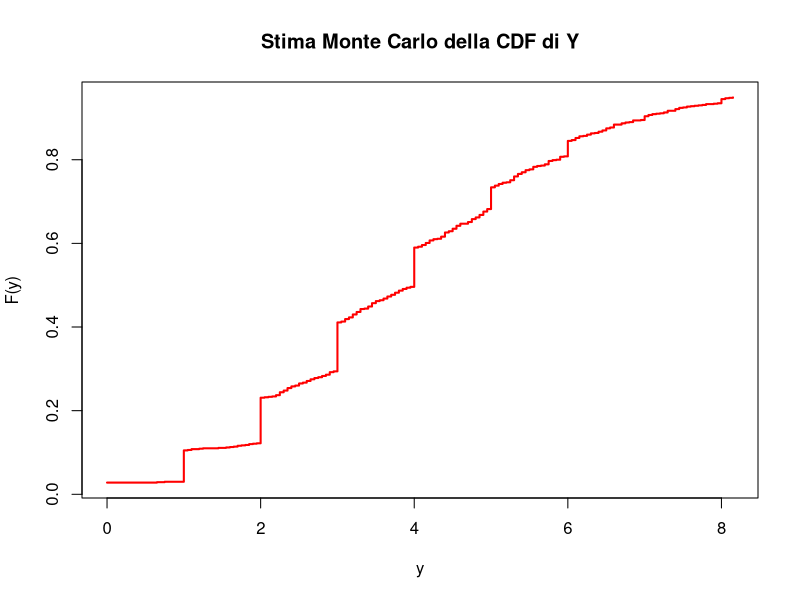
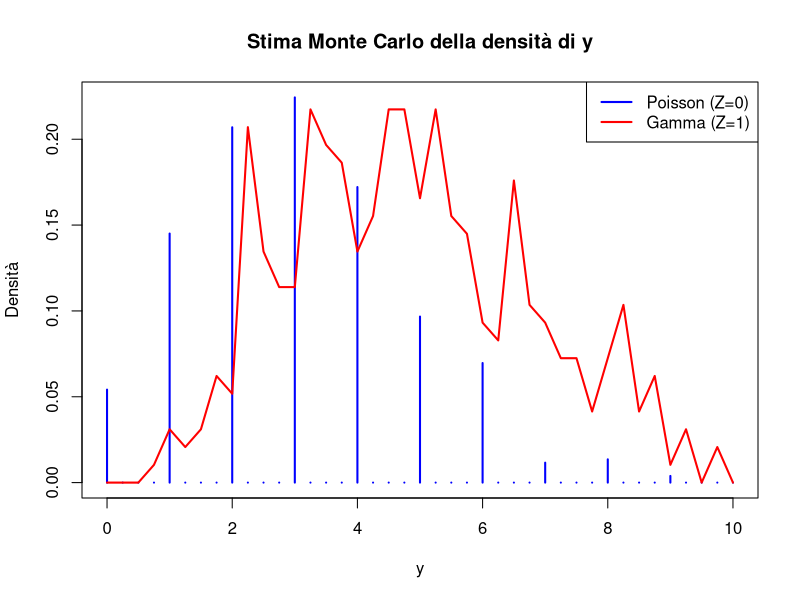
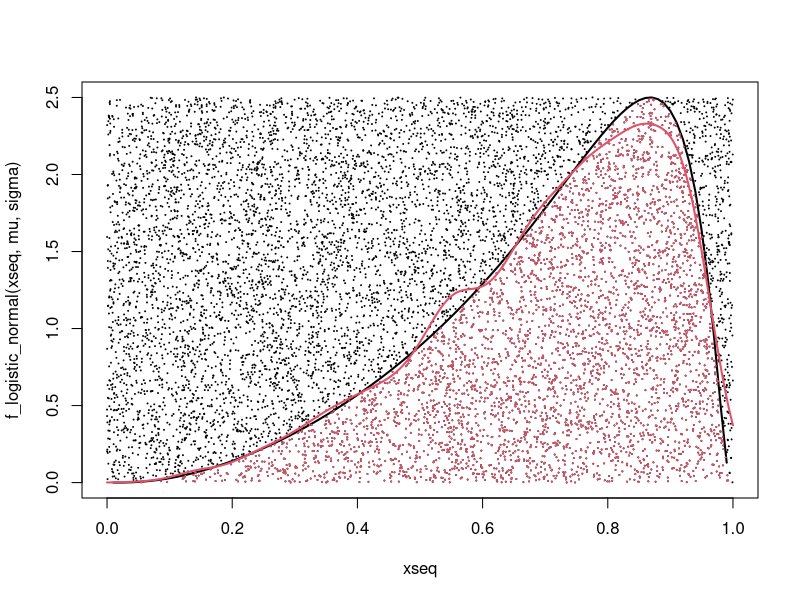
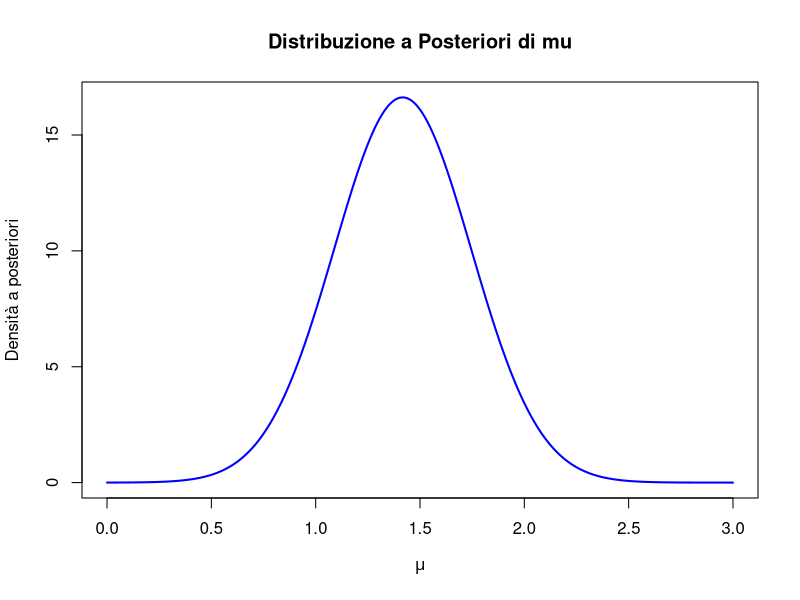
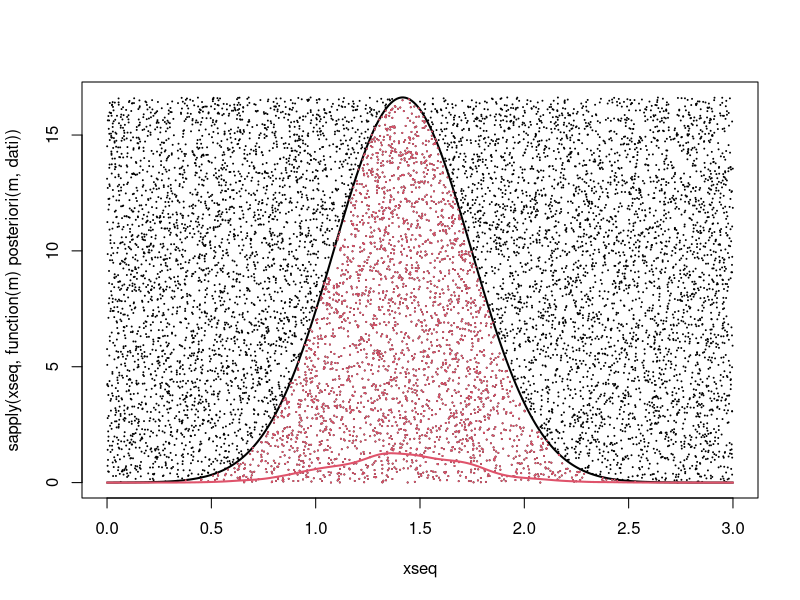
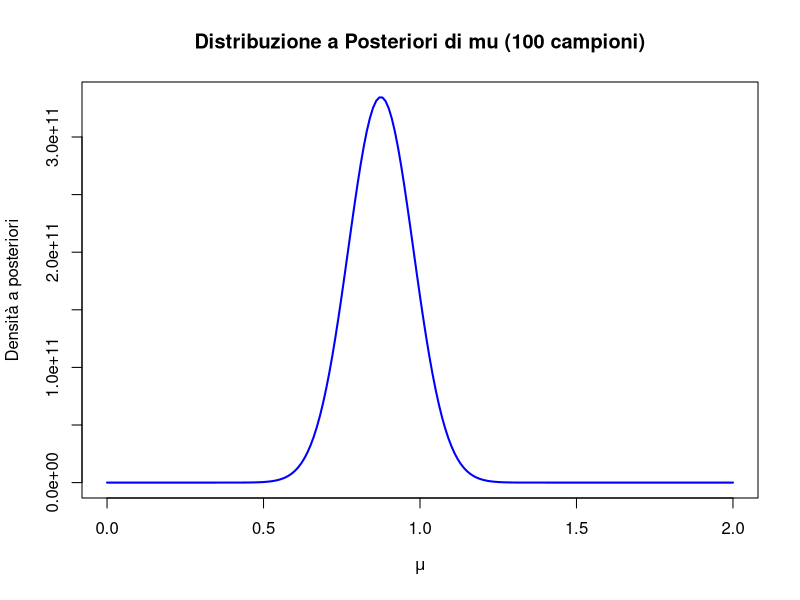
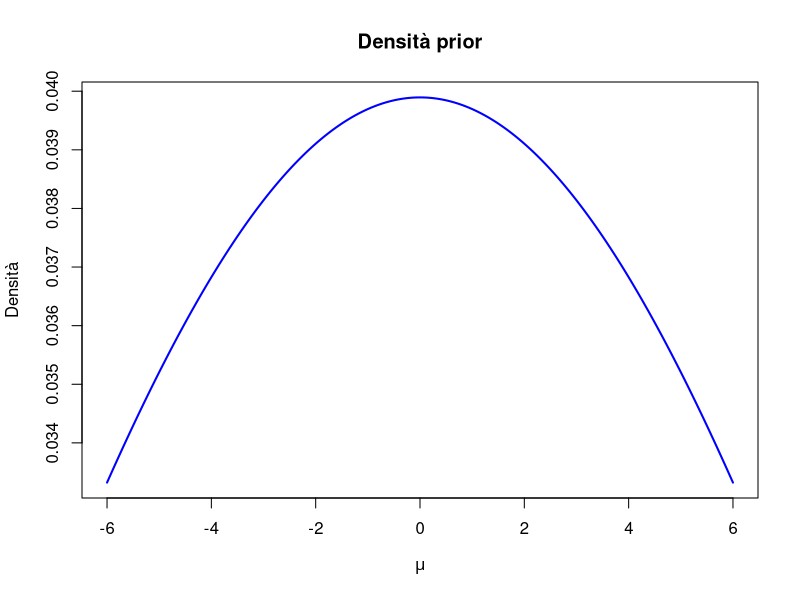
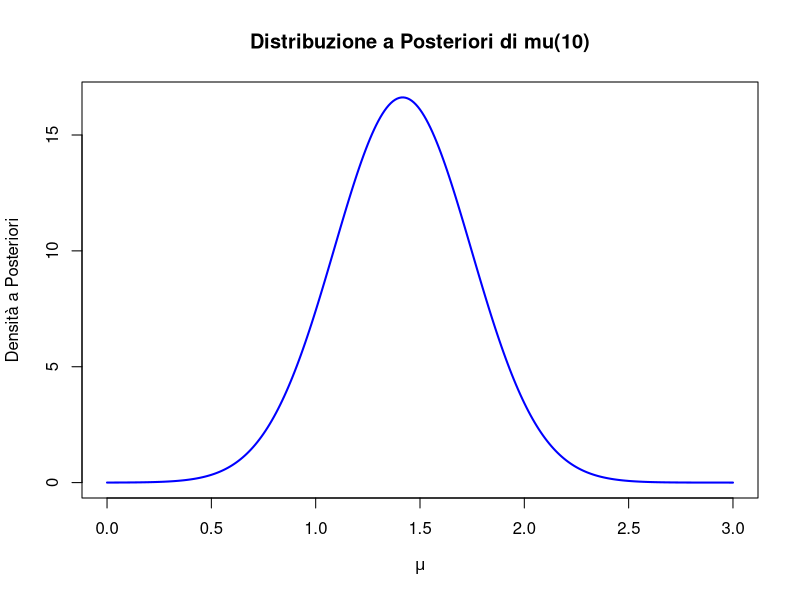

Recreate these plots in R, in order.
# Esercizio 1
rm(list = ls()) #pulisco l'enviroment

#Impostiamo il seed
set.seed(295706) 

#Impostiamo i parametri
a <- runif(1,2.5,5.5)
b <- 1
p <- 0.5
lambda <- runif(1,2,4)
n_campioni <- 1000 

#Punto 1
Z <- rbinom(n_campioni,1,p) #mettendo la size=1 posso generare un campione di una bernoulli con probabilità p
Y <- c() #creo vettore y vuoto
for (i in 1:n_campioni) { #per ogni campione verifico se è uguale a zero o ad 1 
  if(Z[i]==0){
    Y[i] <- rpois(1,lambda)#se è uguale a 0 calcolo un campione rispetto ad una poisson
  }
  else{
    Y[i] <- rgamma(1,a,b)#se è uguale a 1 calcolo un campione rispetto ad una gamma
  }
}
yseq <- seq(0,quantile(Y, 0.95),0.05)#genero la sequenza per visualizzare al meglio la cdf sul grafico (ho fatto alcune prove e credo che questa sia un'ottima sequenza)
cdf_Y <- ecdf(Y)(yseq) #comando per calcolare la cdf
plot(yseq, cdf_Y, main = "Stima Monte Carlo della CDF di Y", xlab = "y", ylab = "F(y)", col = "red", lwd = 2, type = "s")#comando per plottare

#Punto 2
intervallo <- c(3.5, 4.5)
prob_Y1 <- (sum(Y >= intervallo[1] & Y <= intervallo[2]))/ n_campioni#calcolo quanti campioni di Y sono presenti nell'intervallo e divido per il numero totale di campioni
Y_Z0 <- Y[Z == 0]#memorizzo le posizioni dove z=0 e dopodiche salvo nel vettore y_z0 i corrispettivi valori di y
prob_Y2 <- (sum(Y_Z0 >= intervallo[1] & Y_Z0 <= intervallo[2]))/ length(Y_Z0)#calcolo quanti campioni di Y_z0 sono presenti nell'intervallo e divido per il numero totale di campioni di y_z0
var_Y1 <- prob_Y1 *(1-prob_Y1)/n_campioni#per calcolare la varianza dello stimatore uso che la varianza per una variabile bernoulliana si calcola con p(1-p)/n, dove p è la probabilità appena calcolata 
var_Y2 <- prob_Y2 *(1-prob_Y2)/length(Y_Z0)

#Punto 3
intervallo2 <- c(1.5, 3.5)
f_marginale_intervallo <- (sum(Y >= intervallo2[1] & Y <= intervallo2[2]))/ n_campioni#calcolo la probabilità che i campioni di y cadano nell'intervallo
f_marginale_z0 <- (sum(Z==0))/ n_campioni#calcolo la probabilità di avere 0 nel campione z
f_marginale_z1 <- (sum(Z==1))/ n_campioni#calcolo la probabilità di avere 1 nel campione z
f_condizionata_z0 <- (sum(Y_Z0 >= intervallo2[1] & Y_Z0 <= intervallo2[2]))/ length(Y_Z0)#calcolo la probabilità di avere dei valori di y nell'intervallo condizionato che z=0
Y_Z1 <- Y[Z == 1]#trovo i valori y generati da valori z=1
f_condizionata_z1 <- (sum(Y_Z1 >= intervallo2[1] & Y_Z1 <= intervallo2[2]))/ length(Y_Z1)#calcolo la probabilità di avere dei valori di y nell'intervallo condizionato che z=1
prob_Z0_cond <- f_condizionata_z0*f_marginale_z0/f_marginale_intervallo#applico la formula di bayes in entrambi i casi
prob_Z1_cond <- f_condizionata_z1*f_marginale_z1/f_marginale_intervallo

#Punto 4
quantili <- c(0.1, 0.2, 0.5, 0.75)
quantili_Y <- quantile(Y,quantili)#con la funzione quantile calcolo i valori del campione corrispondenti alle varie probabilità
quantili_Z <- quantile(Z,quantili)

#Punto 5
y_punti <- seq(0, 10, by = 0.25)#creo i punti
densita_poisson <- c()
densita_gamma <- c()
for (i in 1:length(y_punti)) {
  densita_poisson[i] <- sum(Y_Z0 == y_punti[i]) / length(Y_Z0)#calcolo la probabilità di osservare ogni punto rispetto al campione Y
}
for (i in 1:length(y_punti)) {
  densita_gamma[i] <- sum(abs(Y_Z1 - y_punti[i]) < 0.1) / (length(Y_Z1) * 0.2 ) #uguale a sopra solo che essendo continui, devo usare una tolleranza(0.1) e dividere per l'ampiezza dell'intervallo(0.2) 
}
plot(y_punti, densita_poisson,type = "h",  col = "blue", lwd = 2, xlab = "y", ylab = "Densità", main = "Stima Monte Carlo della densità di y", ylim = c(0, max(densita_poisson, densita_gamma)))#plotto facendo degli aggiustamenti sull asse y
lines(y_punti, densita_gamma, type = "l", col = "red", lwd = 2)
legend("topright", legend = c("Poisson (Z=0)", "Gamma (Z=1)"), col = c("blue", "red"), lty = c(1, 1), lwd = 2)








#Esercizio 2
rm(list = ls())

#Impostiamo il seed
set.seed(295706)

#Impostiamo i parametri
mu <- runif(1,-1.5,1.5)
sigma <- runif(1,0.5,1.5)
a <- 0
b <- 1

#Scriviamo la funzione
logit <- function(x) {
  log(x / (1 - x))
}
f_logistic_normal <- function(x, mu, sigma) {
  return((1 / (x * (1 - x) * sqrt(2 * pi * sigma))) * 
             exp(-((logit(x) - mu)^2) / (2 * sigma)))
}

#Punto 1
max_ln <- function(x) {
  -f_logistic_normal(x, mu, sigma)# Usiamo il segno negativo per trovare il massimo con optimize
}
result <- optimize(max_ln, interval = c(0.01, 0.99)) # Evitiamo i bordi 0 e 1
M_p1 <- result$minimum#Abbiamo trovato le cordinate del nostro massimo
M1 <- -result$objective
ndati <- 10
dati <- c()
i <- 1
while(i<=ndati){#ora calcolo 10 campioni come richiesta
  y <- runif(1,a,b)#simulo due variabili uniformi nello spazio [a,b]x[0,M1]
  u <- runif(1,0,M1)
  if(u < f_logistic_normal (y,mu,sigma)){#condizione degli algoritmi accept-reject
    dati[i] <- y
    i <- i+1
  }
}#al termine di questo ciclo avremo ottenuto il nostro campione di 10 dati
nsim <- 10000
y <- runif(nsim, a,b)
u <- runif(nsim, 0,M1)
X = y [u < f_logistic_normal (y,mu,sigma)]
U_X = u[u < f_logistic_normal (y,mu,sigma)]#questa parte serve solo a mostrare che su 10000 simulazioni ne vengono accettate più 1000 come richiesto nelle regole dell'homework
cat("Numero di simulazioni accettate su 10000 simulazioni:",length(X),"\n")
xseq = seq (0 ,1 , by =0.01)
plot (xseq , f_logistic_normal(xseq,mu,sigma) , ylim =c (0 , M1) ,type ="l ", lwd =2)
points (y,u , pch =20 , cex = 0.1)
points (X ,U_X , pch =20 , cex = 0.1 , col =2)
lines ( density (X , from =0 , to = 1) , col =2 , lwd =2)#infine vengono mostrate visivamente le 10000 simulazioni

#Punto 2
prior_mu <- function(m) {#creiamo la funzione a priori della media
  dnorm(m,0,sqrt(100))
}
verosomiglianza <- function(m,x) {#creiamo la verosomiglianza
  verosomiglianza_valori <- sapply(x, function(z) {
    log(f_logistic_normal(z, m, sigma))})   #utilizzo sapply in modo che ad ogni valore di x(dati) venga calcolata la logistic normal, calcolo la log verosomiglianza per problemi relativi ai dati
  return(exp(sum(verosomiglianza_valori)))#essendo che usiamo la log-verosomiglianza sarebbe exp(logA+logB)=exp(logA)*exp(logB)=A*B quindi prodotto tra verosomiglianze
}
posteriori <- function(m,x){#scriviamo la posteriori che ha come parametro incognito mu mentre x sono i campioni precedentemente calcolati 
  return(prior_mu(m)*verosomiglianza(m,x))
}
xseq <- seq(0,3,0.01)
posteriori_valori <- sapply(xseq, function(m) posteriori(m, dati))#calcolo i corrispondenti valori di densità per ogni valore di mu
plot(xseq, posteriori_valori, type = "l", col = "blue", lwd = 2,
     main = "Distribuzione a Posteriori di mu", xlab = expression(mu), ylab = "Densità a posteriori") #disegno graficamente la densita a posteriori

max_post <- function(m) {
  -posteriori(m,dati)# Usiamo il segno negativo per trovare il massimo con optimize
}
result <- optimize(max_post, interval = c(0.01, 2.99)) 
M_p2 <- result$minimum
M2 <- -result$objective#svolgo come nel punto precedente per trovare il massimo della funzione
y <- runif(nsim, 0,3)#scelgo 0 3 come intervallo osservato dal grafico
u <- runif(nsim, 0,M2)
X = y [u < sapply(y, function(m) posteriori(m, dati))]#campione accettato
U_X = u[u < sapply(y, function(m) posteriori(m, dati))]#seleziono i parametri che rispettano i vincoli dell accept reject
xseq = seq (0 ,3 ,0.01)
plot (xseq , sapply(xseq, function(m) posteriori(m, dati)) , ylim =c (0 , M2) ,type ="l ", lwd =2)
points (y,u , pch =20 , cex = 0.1)
points (X ,U_X , pch =20 , cex = 0.1 , col =2)
lines ( density (X , from =0 , to = 3) , col =2 , lwd =2)#disegno come il punto precedente
cat("Numero di simulazioni accettate su 10000 simulazioni:",length(X),"\n")#soddisfo i 1000 campioni accettati 

#Punto 3
n <- 100
dati2 <- c()
i <- 1
while(i<=n){#ora calcolo 100 campioni come richiesta
  y <- runif(1,a,b)
  u <- runif(1,0,M1)
  if(u < f_logistic_normal (y,mu,sigma)){#condizione degli algoritmi accept-reject
    dati2[i] <- y
    i <- i+1
  }
}#otteniamo 100 campioni della logistic normal

xseq <- seq(0,2,0.01)
posteriori_valori <- sapply(xseq, function(m) posteriori(m, dati2))#calcolo i corrispondenti valori di densità per ogni valore di mu
plot(xseq, posteriori_valori, type = "l", col = "blue", lwd = 2,
     main = "Distribuzione a Posteriori di mu (100 campioni)", xlab = expression(mu), ylab = "Densità a posteriori") #disegno graficamente la densita a  posteriori con 100 campioni

max_post2 <- function(m) {
  -posteriori(m,dati2)# Usiamo il segno negativo per trovare il massimo con optimize
}
result <- optimize(max_post2, interval = c(0.01, 1.99)) 
M_p3 <- result$minimum
M3 <- -result$objective#massimo
y <- runif(nsim, 0,2)#scelgo 0 2 come intervallo osservato dal grafico
u <- runif(nsim, 0,M3)
X = y [u < sapply(y, function(m) posteriori(m, dati2))]#campione accettato
U_X = u[u < sapply(y, function(m) posteriori(m, dati2))]
cat("Numero di simulazioni accettate su 10000 simulazioni:",length(X),"\n")

#densità della media a priori
mu_seq <- seq(-6,6,0.01)
priori_valori <- prior_mu(mu_seq)
plot(mu_seq,priori_valori,type = "l", col = "blue", lwd = 2,main = "Densità prior", xlab = expression(mu), ylab = "Densità")
#densità posteriori con il campione da 10 elementi
xseq <- seq(0,3,0.01)
posteriori_valori <- sapply(xseq, function(m) posteriori(m, dati))#calcolo i corrispondenti valori di densità per ogni valore di mu
plot(xseq, posteriori_valori, type = "l", col = "blue", lwd = 2,
     main = "Distribuzione a Posteriori di mu(10)", xlab = expression(mu), ylab = "Densità a Posteriori") #disegno graficamente la densita a posteriori
#densità posteriori con il campione da 100 elementi
xseq <- seq(0,2,0.01)
posteriori_valori <- sapply(xseq, function(m) posteriori(m, dati2))#calcolo i corrispondenti valori di densità per ogni valore di mu
plot(xseq, posteriori_valori, type = "l", col = "blue", lwd = 2,
     main = "Distribuzione a Posteriori di mu(100)", xlab = expression(mu), ylab = "Densità a Posteriori") #disegno graficamente la densita a posteriori

#Punto 4
par_a <- 1.2
par_b <- 1.2
num_sim <- 1000
camp <- rbeta(num_sim,par_a,par_b)#campione beta
funzione <- camp * f_logistic_normal(camp,mu,sigma) /dbeta(camp,par_a,par_b)#calcolo per ogni punto il valore x_i*f(x_i)/g(x_i) dove f è la logistic normal e g è la beta
val_atteso <- sum(funzione)/num_sim#trovo il valore atteso
cat("Stima del valore atteso E(X) usando Importance Sampling:", val_atteso, "\n")
